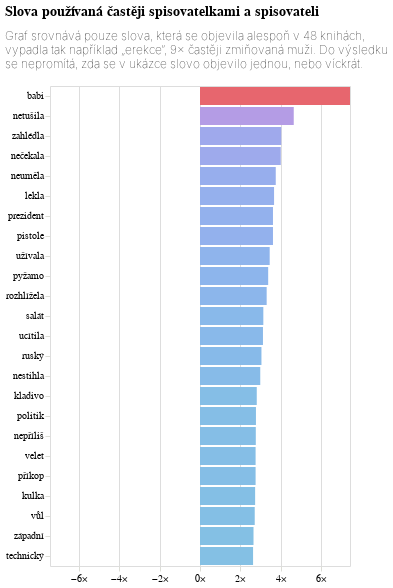

Notebook code cell kept with this figure:
### Code cell
max_abs_value = max(abs(do_grafu['rozdíl'].max()), abs(do_grafu['rozdíl'].min()))

mz_graf = alt.Chart(do_grafu, title={'text': titulek, 'subtitle': podtitulek}, width=300).mark_bar().encode(
    alt.X("rozdíl:Q", title=None, axis=alt.Axis(labelExpr="datum.label + '×'", domainOpacity=0, tickColor='#DCDDD6'), scale=alt.Scale(domain=[-max_abs_value, max_abs_value])),
    alt.Y('slovo:N', sort='-x', title=None, axis=alt.Axis(tickColor='#DCDDD6', domainOpacity=0)),
    alt.Color("rozdíl:Q", legend=None, scale=alt.Scale(range=['#84c0e4','#E7666E']))

)

mz_graf

### Figure 1 — Vega-Lite specification as saved in the notebook (floating-point values rounded to 4 significant figures)
{"config": {"title": {"font": "Noticia Text", "fontSize": 14, "anchor": "start", "fontWeight": "bolder", "subtitleFont": "Noticia Text", "subtitleFontSize": 12, "subtitleFontWeight": "lighter", "subtitlePadding": 12, "dy": -12}, "axis": {"labelFont": "Asap", "titleFont": "Asap", "fontWeight": "lighter", "titleFontWeight": "lighter", "labelFontSize": 10, "titleFontSize": 10, "labelPadding": 2, "titlePadding": 10}, "legend": {"labelFont": "Asap", "labelFontWeight": "normal", "titleFont": "Asap", "titleFontWeight": "normal", "labelFontSize": 10, "titleFontSize": 10}}, "data": {"name": "data-0ec4d6b4485cd9e3ee66accd7f7dbe71"}, "mark": {"type": "bar"}, "encoding": {"color": {"field": "rozdíl", "legend": null, "scale": {"range": ["#84c0e4", "#E7666E"]}, "type": "quantitative"}, "x": {"axis": {"domainOpacity": 0, "labelExpr": "datum.label + '×'", "tickColor": "#DCDDD6"}, "field": "rozdíl", "scale": {"domain": [-7.45, 7.45]}, "title": null, "type": "quantitative"}, "y": {"axis": {"domainOpacity": 0, "tickColor": "#DCDDD6"}, "field": "slovo", "sort": "-x", "title": null, "type": "nominal"}}, "title": {"text": ["Slova používaná častěji spisovatelkami a spisovateli"], "subtitle": ["Graf srovnává pouze slova, která se objevila alespoň v 48 knihách,", "vypadla tak například „erekce“, 9× častěji zmiňovaná muži. Do výsledku", "se nepromítá, zda se v ukázce slovo objevilo jednou, nebo víckrát."]}, "width": 300, "$schema": "https://vega.github.io/schema/vega-lite/v5.8.0.json", "datasets": {"data-0ec4d6b4485cd9e3ee66accd7f7dbe71": [{"slovo": "babi", "rozdíl": 7.45, "mz": "ženské autorky"}, {"slovo": "netušila", "rozdíl": 4.656, "mz": "ženské autorky"}, {"slovo": "zahlédla", "rozdíl": 4.035, "mz": "ženské autorky"}, {"slovo": "nečekala", "rozdíl": 4.011, "mz": "ženské autorky"}, {"slovo": "neuměla", "rozdíl": 3.763, "mz": "ženské autorky"}, {"slovo": "lekla", "rozdíl": 3.679, "mz": "ženské autorky"}, {"slovo": "užívala", "rozdíl": 3.462, "mz": "ženské autorky"}, {"slovo": "pyžamo", "rozdíl": 3.386, "mz": "ženské autorky"}, {"slovo": "rozhlížela", "rozdíl": 3.311, "mz": "ženské autorky"}, {"slovo": "salát", "rozdíl": 3.145, "mz": "ženské autorky"}, {"slovo": "ucítila", "rozdíl": 3.127, "mz": "ženské autorky"}, {"slovo": "nestihla", "rozdíl": 2.993, "mz": "ženské autorky"}, {"slovo": "technický", "rozdíl": 2.636, "mz": "mužští autoři"}, {"slovo": "západní", "rozdíl": 2.658, "mz": "mužští autoři"}, {"slovo": "vůl", "rozdíl": 2.718, "mz": "mužští autoři"}, {"slovo": "kulka", "rozdíl": 2.738, "mz": "mužští autoři"}, {"slovo": "velet", "rozdíl": 2.761, "mz": "mužští autoři"}, {"slovo": "příkop", "rozdíl": 2.761, "mz": "mužští autoři"}, {"slovo": "nepříliš", "rozdíl": 2.772, "mz": "mužští autoři"}, {"slovo": "politik", "rozdíl": 2.779, "mz": "mužští autoři"}, {"slovo": "kladivo", "rozdíl": 2.819, "mz": "mužští autoři"}, {"slovo": "ruský", "rozdíl": 3.052, "mz": "mužští autoři"}, {"slovo": "prezident", "rozdíl": 3.624, "mz": "mužští autoři"}, {"slovo": "pistole", "rozdíl": 3.624, "mz": "mužští autoři"}]}}
